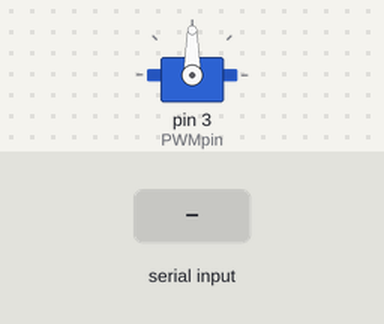
Recording of a sketch running on a simulated Arduino Uno, built with avr-gcc and run on an emulated ATmega328P. On the bench: servo. The inputs (shaded band) are chosen by the test bench.

Above: at 1.2 s.
1.3 s: byte 30 received over Serial
At 2.4 s:
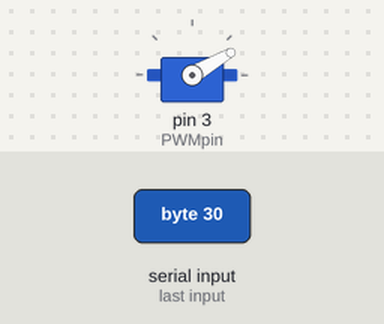
2.8 s: byte 120 received over Serial
At 3.5 s:
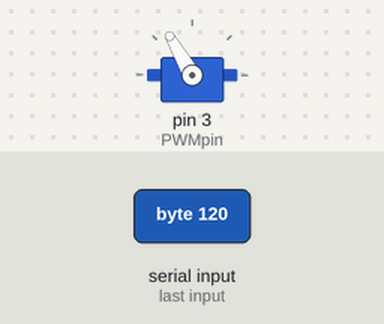
Timing chart, 0 to 5.8 s (numbered marks = the images above; inputs shaded):
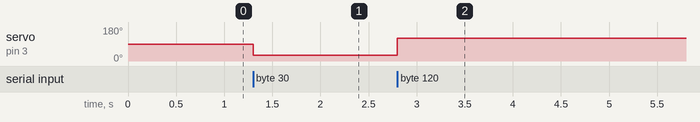

The sketch:

servo_motors1.ino
```cpp
// Controlling a Servo motor from Pure Data
// Written by Alexandros Drymonitis
// This code was written for the "Arduino for Pd'ers" tutorial
// and is in the public domain

// import the Servo library
#include <Servo.h>

// create a Servo object
Servo servo;

// variable to hold the PWM pin number
int PWMpin = 3;

void setup()
{
  servo.attach(PWMpin);
  Serial.begin(9600);
}

void loop()
{
  while(Serial.available()){
    byte PWMbyte = Serial.read();
    servo.write(PWMbyte);
  }
}
```

Measured:
- after the input at 1.3 s, servo on pin 3 (PWMpin): 90° → 30° at once
- after the input at 2.8 s, servo on pin 3 (PWMpin): 30° → 120° at once
